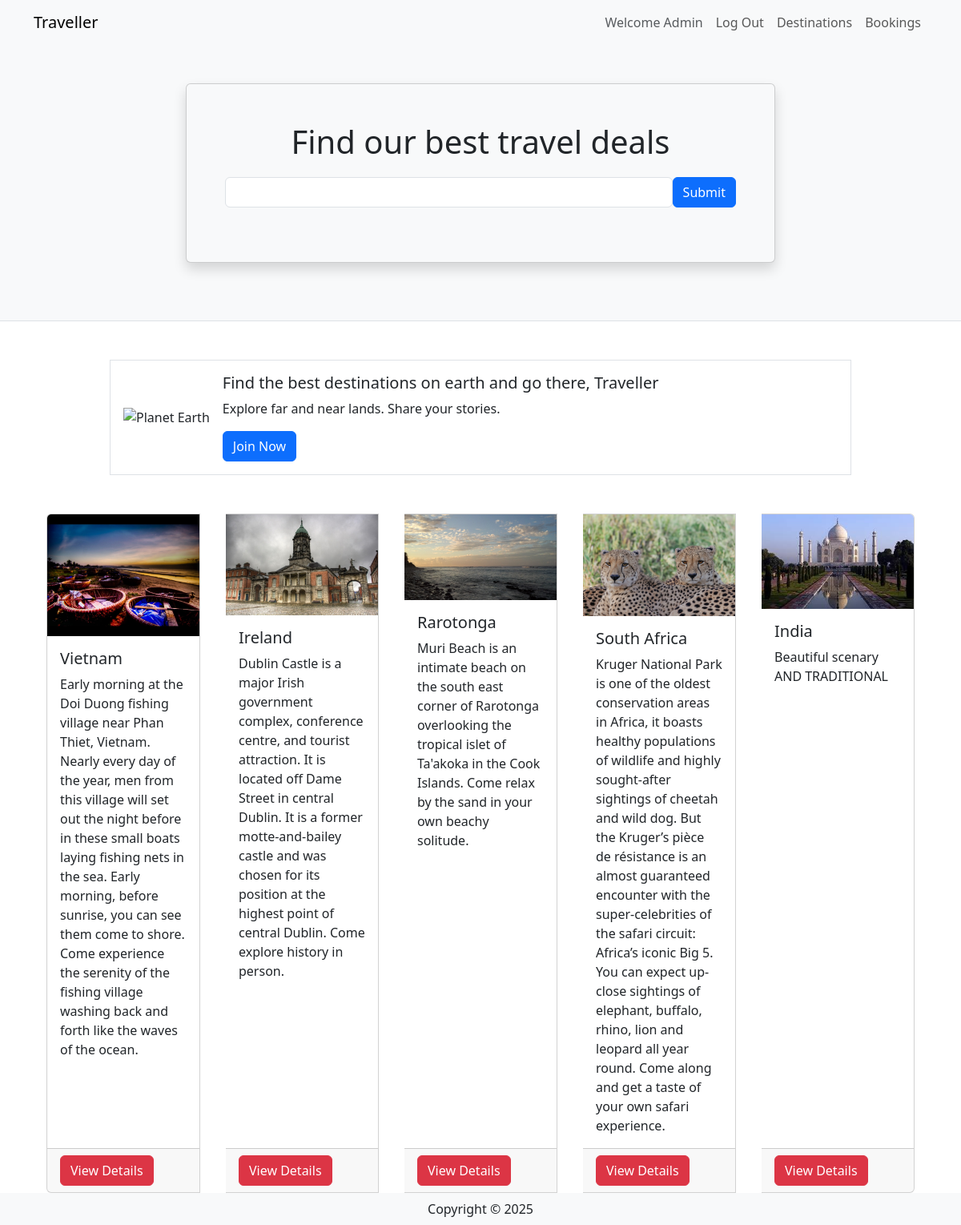
The page / (signed in) on the database its author committed.
### travel/models.py (models this page shows, shortened)
class User(db.Model, UserMixin):
    __tablename__ = 'users'
    id = db.Column(db.Integer, primary_key=True)
    name = db.Column(db.String(100), index=True, unique=True, nullable=False)
    emailid = db.Column(db.String(100), index=True, nullable=False)
    password_hash = db.Column(db.String(255), nullable=False)
    comments = db.relationship('Comment', backref='user')

class Destination(db.Model):
    __tablename__ = 'destinations'
    id = db.Column(db.Integer, primary_key=True)
    name = db.Column(db.String(80))
    description = db.Column(db.String(200))
    image = db.Column(db.String(400))
    currency = db.Column(db.String(3))
    comments = db.relationship('Comment', backref='destination')

### travel/views.py (the view)
@mainbp.route('/')
def index():
    destinations = db.session.scalars(db.select(Destination)).all()
    return render_template('index.html', destinations=destinations)

### travel/templates/index.html
{% extends 'base.html' %}
{% block header %}
      <div class="container">
         <div class="row justify-content-center mt-5 pb-4">
            <div class="col-md-8">
               <div class="card shadow p-5 mb-5 bg-light">
                  <h1 class="text-center mb-3">Find our best travel deals</h1>
                  <form class="form-inline d-flex flex-nowrap" action="{{url_for('main.search')}}" >
                     <input type="text" name="search" class="form-control flex-grow-1 my-1 mr-sm-2" id="SearchForm">
                     <button type="submit" class="flex-shrink-1 btn btn-primary my-1">Submit</button>
                   </form>
               </div>
            </div>
         </div>
      </div>
{% endblock %}
{% block content %}
      <div class="container">
         <div class="row mt-5 mb-5 justify-content-center">
            <div class="col-md-10">
               <div class="media border p-3 d-flex justify-content-start">
                  <img class="align-self-center me-3" style="max-width:120px"
                     src="https://upload.wikimedia.org/wikipedia/commons/thumb/2/22/Earth_Western_Hemisphere_transparent_background.png/600px-Earth_Western_Hemisphere_transparent_background.png"
                     alt="Planet Earth">
                  <div class="align-self-center media-body">
                     <h5 class="mt-0">Find the best destinations on earth and go there, Traveller</h5>
                     <p class="d-none d-sm-block">Explore far and near lands. Share your stories.</p>
                     <a href="#" class="btn btn-primary">Join Now</a>
                  </div>
               </div>
            </div>
         </div>
         <div class="card-group">
            {% for destination in destinations %}
            <div class="card mx-3">
               <img class="card-img-top"
                  src="{{ destination.image }}" alt="destination picture">
               <div class="card-body">
                  <h5 class="card-title">{{ destination.name }}</h5>
                  <p class="card-text">{{ destination.description }}</p>
               </div>
               <div class="card-footer"><a href="{{ url_for('destination.show', id=destination.id) }}" class ="btn btn-danger"> View Details </a></div>
            </div>
            {% endfor %}
         </div>
      </div>
{% endblock %}

### travel/templates/base.html (shortened to what this page needs)
<html>
<head>
   <link href="https://cdn.jsdelivr.net/npm/bootstrap@5.3.2/dist/css/bootstrap.min.css" rel="stylesheet">
</head>
<body>
   <header class="bg-light border-bottom">
      <nav class="navbar navbar-expand-lg navbar-light bg-light">
         <div class="container">
            <a href="/" class="navbar-brand">Traveller</a>
            <div class="collapse navbar-collapse justify-content-end" id="navbarSupportedContent">
               <div class="navbar-nav ml-auto">
                  {% if current_user.is_authenticated %}
                     <a class="nav-item nav-link disabled text-muted" href="#">Welcome {{current_user.name}}</a>
                     <a class="nav-item nav-link" href="{{ url_for('auth.logout') }}">Log Out</a>
                  {% else %}
                     <a class="nav-item nav-link" href="{{ url_for('auth.register') }}">Register</a>
                     <a class="nav-item nav-link" href="{{ url_for('auth.login') }}">Log In</a>
                  {% endif %}
                  <a class="nav-item nav-link" href="{{ url_for('destination.create') }}">Destinations</a>
                  <a class="nav-item nav-link" href="#">Bookings</a>
               </div>
            </div>
         </div>
      </nav>
      {% block header %}
      {% endblock %}
   </header>
   {% block content %}
   {% endblock %}
    <footer class="footer">
        <div class="text-center py-2 bg-light">
            <span class="text-dark">Copyright &copy; {{ year }}</span>
        </div>
    </footer>
   </body>
</html>

### rows shown on the page
User: name "Admin"
Destination: image (picture), name "Vietnam", description "Early morning at the Doi Duong fishing village near Phan Thiet, Vietnam. Nearly every day of the year, men from this village will set out the night before in these small boats laying fishing nets in the sea. Early morning, before sunrise, you can see them come to shore. Come experience the serenity of the fishing village washing back and forth like the waves of the ocean."
Destination: image (picture), name "Ireland", description "Dublin Castle is a major Irish government complex, conference centre, and tourist attraction. It is located off Dame Street in central Dublin. It is a former motte-and-bailey castle and was chosen for its position at the highest point of central Dublin. Come explore history in person."
Destination: image (picture), name "Rarotonga", description "Muri Beach is an intimate beach on the south east corner of Rarotonga overlooking the tropical islet of Ta'akoka in the Cook Islands. Come relax by the sand in your own beachy solitude."
Destination: image (picture), name "South Africa", description "Kruger National Park is one of the oldest conservation areas in Africa, it boasts healthy populations of wildlife and highly sought-after sightings of cheetah and wild dog. But the Kruger’s pièce de résistance is an almost guaranteed encounter with the super-celebrities of the safari circuit: Africa’s iconic Big 5. You can expect up-close sightings of elephant, buffalo, rhino, lion and leopard all year round. Come along and get a taste of your own safari experience."
Destination: image (picture), name "India", description "Beautiful scenary AND TRADITIONAL"
